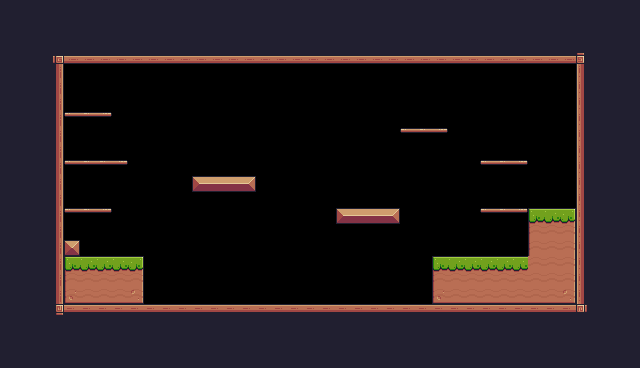

This is a level from a 2D game, rendered from its Tiled map with the project's own tilesets. A one-line summary and the complete map file follow:
An orthogonal 40x23 tile map with 16x16 px tiles, 1 tile layer (Background) and 31 objects (11x Fruit, 6x Platform, Player, Saw, Checkpoint, ...).

<map version="1.10" tiledversion="1.11.2" orientation="orthogonal" renderorder="right-down" width="40" height="23" tilewidth="16" tileheight="16" infinite="0" nextlayerid="4" nextobjectid="54">
 <tileset firstgid="1" source="Pixel Adventure.tsx" />
 <layer id="1" name="Background" width="40" height="23">
  <properties>
   <property name="BackgroundColor" value="Gray" />
  </properties>
  <data encoding="csv">
112,112,112,112,24,24,24,24,24,24,24,24,24,24,24,24,24,24,24,24,24,24,24,24,24,24,24,24,24,24,24,24,24,24,24,24,24,24,24,24,
112,112,112,24,24,24,24,24,24,24,24,24,24,24,24,24,24,24,24,24,24,24,24,24,24,24,24,24,24,24,24,24,24,24,24,24,24,24,24,24,
112,112,112,24,24,24,24,24,24,24,24,24,24,24,24,24,24,24,24,24,24,24,24,24,24,24,24,24,24,24,24,24,24,24,24,24,24,24,24,24,
112,112,112,92,134,134,134,134,134,134,134,134,134,134,134,134,134,134,134,134,134,134,134,134,134,134,134,134,134,134,134,134,134,134,134,134,93,24,24,24,
112,112,112,113,0,0,0,0,0,0,0,0,0,0,0,0,0,0,0,0,0,0,0,0,0,0,0,0,0,0,0,0,0,0,0,0,111,24,24,24,
112,112,112,113,0,0,0,0,0,0,0,0,0,0,0,0,0,0,0,0,0,0,0,0,0,0,0,0,0,0,0,0,0,0,0,0,111,24,24,24,
112,112,112,113,0,0,0,0,0,0,0,0,0,0,0,0,0,0,0,0,0,0,0,0,0,0,0,0,0,0,0,0,0,0,0,0,111,24,24,24,
112,112,112,113,40,41,42,0,0,0,0,0,0,0,0,0,0,0,0,0,0,0,0,0,0,0,0,0,0,0,0,0,0,0,0,0,111,24,24,24,
112,112,112,113,0,0,0,0,0,0,0,0,0,0,0,0,0,0,0,0,0,0,0,0,0,40,41,42,0,0,0,0,0,0,0,0,111,24,24,24,
112,112,112,113,0,0,0,0,0,0,0,0,0,0,0,0,0,0,0,0,0,0,0,0,0,0,0,0,0,0,0,0,0,0,0,0,111,24,24,24,
112,112,112,113,40,41,41,42,0,0,0,0,0,0,0,0,0,0,0,0,0,0,0,0,0,0,0,0,0,0,40,41,42,0,0,0,111,24,24,24,
112,112,112,113,0,0,0,0,0,0,0,0,13,14,14,15,0,0,0,0,0,0,0,0,0,0,0,0,0,0,0,0,0,0,0,0,111,24,24,24,
112,112,112,113,0,0,0,0,0,0,0,0,0,0,0,0,0,0,0,0,0,0,0,0,0,0,0,0,0,0,0,0,0,0,0,0,111,24,24,24,
112,112,112,113,40,41,42,0,0,0,0,0,0,0,0,0,0,0,0,0,0,13,14,14,15,0,0,0,0,0,40,41,42,7,8,9,111,24,24,24,
112,112,112,113,0,0,0,0,0,0,0,0,0,0,0,0,0,0,0,0,0,0,0,0,0,0,0,0,0,0,0,0,0,29,30,31,111,24,24,24,
112,112,112,113,35,0,0,0,0,0,0,0,0,0,0,0,0,0,0,0,0,0,0,0,0,0,0,0,0,0,0,0,0,29,30,31,111,24,24,24,
112,112,112,113,7,8,8,8,9,0,0,0,0,0,0,0,0,0,0,0,0,0,0,0,0,0,0,7,8,8,8,8,8,30,30,31,111,24,24,24,
112,112,112,113,29,30,30,30,31,0,0,0,0,0,0,0,0,0,0,0,0,0,0,0,0,0,0,29,30,30,30,30,30,30,30,31,111,24,24,24,
112,112,112,113,51,52,52,52,53,0,0,0,0,0,0,0,0,0,0,0,0,0,0,0,0,0,0,51,52,52,52,52,52,52,52,53,111,24,24,24,
112,112,112,114,90,90,90,90,90,90,90,90,90,90,90,90,90,90,90,90,90,90,90,90,90,90,90,90,90,90,90,90,90,90,90,90,115,24,24,24,
112,112,112,24,24,24,24,24,24,24,24,24,24,24,24,24,24,24,24,24,24,24,24,24,24,24,24,24,24,24,24,24,24,24,24,24,24,24,24,24,
112,112,112,24,24,24,24,24,24,24,24,24,24,24,24,24,24,24,24,24,24,24,24,24,24,24,24,24,24,24,24,24,24,24,24,24,24,24,24,24,
112,112,112,24,24,24,24,24,24,24,24,24,24,24,24,24,24,24,24,24,24,24,24,24,24,24,24,24,24,24,24,24,24,24,24,24,24,24,24,24
</data>
 </layer>
 <objectgroup id="2" name="Spawnpoints">
  <object id="5" name="Player" type="Player" x="112" y="224" width="32" height="32" />
  <object id="30" name="Bananas" type="Fruit" x="80" y="80" width="32" height="32" />
  <object id="31" name="Apple" type="Fruit" x="80" y="176" width="32" height="32" />
  <object id="32" name="Cherries" type="Fruit" x="96" y="128" width="32" height="32" />
  <object id="33" name="Cherries" type="Fruit" x="336" y="176" width="32" height="32" />
  <object id="34" name="Cherries" type="Fruit" x="352" y="144" width="32" height="32" />
  <object id="36" name="Cherries" type="Fruit" x="368" y="176" width="32" height="32" />
  <object id="37" name="Cherries" type="Fruit" x="192" y="144" width="32" height="32" />
  <object id="38" name="Cherries" type="Fruit" x="208" y="112" width="32" height="32" />
  <object id="39" name="Cherries" type="Fruit" x="224" y="144" width="32" height="32" />
  <object id="40" name="Kiwi" type="Fruit" x="480" y="128" width="32" height="32" />
  <object id="41" name="Kiwi" type="Fruit" x="496" y="176" width="32" height="32" />
  <object id="49" name="Saw" type="Saw" x="288" y="128" width="32" height="32">
   <properties>
    <property name="isVertical" type="bool" value="true" />
    <property name="offNeg" type="float" value="4" />
    <property name="offPos" type="float" value="5" />
   </properties>
  </object>
  <object id="51" type="Checkpoint" x="512" y="144" width="64" height="64" />
  <object id="52" name="Chicken" type="Chicken" x="336" y="272" width="32" height="32">
   <properties>
    <property name="offNeg" type="float" value="12" />
    <property name="offPos" type="float" value="4" />
   </properties>
  </object>
 </objectgroup>
 <objectgroup id="3" name="Collisions">
  <object id="7" x="48" y="48" width="16" height="272" />
  <object id="13" x="64" y="48" width="528" height="16" />
  <object id="14" x="576" y="64" width="16" height="256" />
  <object id="15" x="64" y="304" width="512" height="16" />
  <object id="16" x="64" y="240" width="16" height="16" />
  <object id="17" x="64" y="256" width="80" height="48" />
  <object id="18" x="432" y="256" width="96" height="48" />
  <object id="19" x="336" y="208" width="64" height="16" />
  <object id="20" x="192" y="176" width="64" height="16" />
  <object id="22" type="Platform" x="480" y="208" width="48" height="16" />
  <object id="23" type="Platform" x="480" y="160" width="48" height="16" />
  <object id="24" type="Platform" x="64" y="208" width="48" height="16" />
  <object id="25" type="Platform" x="64" y="160" width="64" height="16" />
  <object id="26" type="Platform" x="64" y="112" width="48" height="16" />
  <object id="28" type="Platform" x="400" y="128" width="48" height="16" />
  <object id="50" x="528" y="208" width="48" height="96" />
 </objectgroup>
</map>
